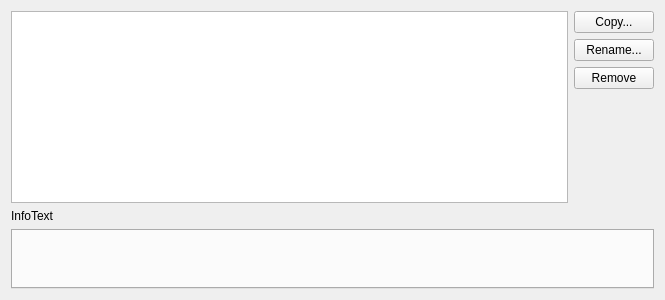
<?xml version="1.0" encoding="UTF-8"?>
<ui version="4.0">
 <class>CppEditor::ClangDiagnosticConfigsWidget</class>
 <widget class="QWidget" name="CppEditor::ClangDiagnosticConfigsWidget">
  <property name="geometry">
   <rect>
    <x>0</x>
    <y>0</y>
    <width>665</width>
    <height>300</height>
   </rect>
  </property>
  <property name="windowTitle">
   <string/>
  </property>
  <layout class="QVBoxLayout" name="verticalLayout_2">
   <item>
    <layout class="QHBoxLayout" name="horizontalLayout_3">
     <item>
      <widget class="QTreeView" name="configsView"/>
     </item>
     <item>
      <layout class="QVBoxLayout" name="verticalLayout_3">
       <item>
        <widget class="QPushButton" name="copyButton">
         <property name="text">
          <string>Copy...</string>
         </property>
        </widget>
       </item>
       <item>
        <widget class="QPushButton" name="renameButton">
         <property name="text">
          <string>Rename...</string>
         </property>
        </widget>
       </item>
       <item>
        <widget class="QPushButton" name="removeButton">
         <property name="text">
          <string>Remove</string>
         </property>
        </widget>
       </item>
       <item>
        <spacer name="verticalSpacer">
         <property name="orientation">
          <enum>Qt::Vertical</enum>
         </property>
         <property name="sizeHint" stdset="0">
          <size>
           <width>20</width>
           <height>40</height>
          </size>
         </property>
        </spacer>
       </item>
      </layout>
     </item>
    </layout>
   </item>
   <item>
    <layout class="QVBoxLayout" name="verticalLayout">
     <item>
      <widget class="Utils::InfoLabel" name="infoLabel">
       <property name="text">
        <string>InfoText</string>
       </property>
      </widget>
     </item>
     <item>
      <widget class="QTabWidget" name="tabWidget"/>
     </item>
    </layout>
   </item>
  </layout>
 </widget>
 <customwidgets>
  <customwidget>
   <class>Utils::InfoLabel</class>
   <extends>QLabel</extends>
   <header location="global">utils/infolabel.hpp</header>
  </customwidget>
 </customwidgets>
 <resources/>
 <connections/>
</ui>
